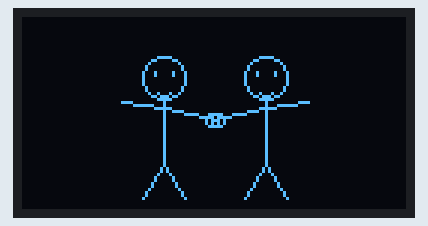
A sketch run on a simulated Arduino Uno, built with avr-gcc and run on an emulated ATmega328P. On the bench: 128×64 one-colour display.

Above: at 1.7 s.
At 2.49 s:
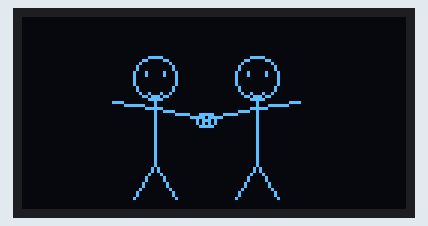
At 3.4 s:
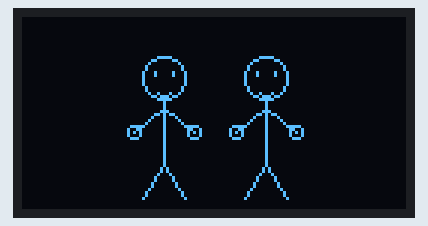
At 5.12 s:
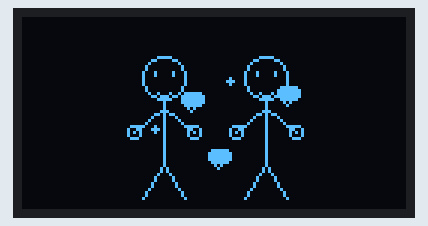
At 5.54 s:
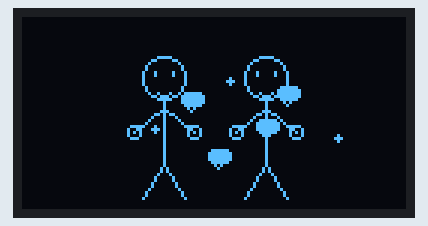
At 5.9 s:
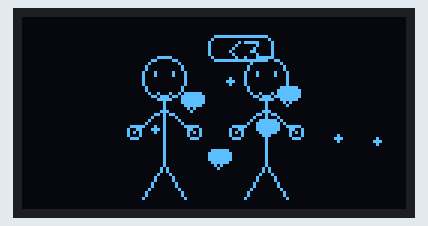

Measured:
- by itself, everything shown: repeats every 8.0 s, in 35 steps
- what the display in image 0 shows lasts 0.7 s, from 1.6 s to 2.3 s
- what the display in image 5 shows lasts 2.2 s, from 5.9 s to 8.1 s

The sketch:

MiniOledAnimation-Freinds.ino
```cpp
#include <Wire.h>
#include <Adafruit_GFX.h>
#include <Adafruit_SSD1306.h>

#define SCREEN_WIDTH 128
#define SCREEN_HEIGHT 64
#define OLED_RESET    -1
#define SCREEN_ADDRESS 0x3C

Adafruit_SSD1306 display(SCREEN_WIDTH, SCREEN_HEIGHT, &Wire, OLED_RESET);

// Draw a detailed stick figure at (x, y)
void drawStickGuy(int x, int y, int legStep, int mouthType, bool leftHandShake, bool rightHandShake, bool hugMode, bool happyEyes) {
  // Head
  display.drawCircle(x, y, 7, SSD1306_WHITE);

  // Eyes
  display.drawPixel(x-3, y-2, SSD1306_WHITE);
  display.drawPixel(x+3, y-2, SSD1306_WHITE);
  if (happyEyes) {
    display.drawPixel(x-3, y-1, SSD1306_WHITE);
    display.drawPixel(x+3, y-1, SSD1306_WHITE);
  }

  // Mouth (smile/frown/neutral) - fix: use drawPixel and drawLine
  if (mouthType == 1) { // Smile
    display.drawPixel(x-2, y+5, SSD1306_WHITE);
    display.drawPixel(x-1, y+6, SSD1306_WHITE);
    display.drawPixel(x,   y+6, SSD1306_WHITE);
    display.drawPixel(x+1, y+6, SSD1306_WHITE);
    display.drawPixel(x+2, y+5, SSD1306_WHITE);
  } else if (mouthType == -1) { // Frown
    display.drawPixel(x-2, y+7, SSD1306_WHITE);
    display.drawPixel(x-1, y+6, SSD1306_WHITE);
    display.drawPixel(x,   y+6, SSD1306_WHITE);
    display.drawPixel(x+1, y+6, SSD1306_WHITE);
    display.drawPixel(x+2, y+7, SSD1306_WHITE);
  } else { // Neutral
    display.drawLine(x-2, y+6, x+2, y+6, SSD1306_WHITE);
  }

  // Body
  display.drawLine(x, y+7, x, y+29, SSD1306_WHITE);

  // Legs (walk animation)
  int legY = y+29;
  display.drawLine(x, legY, x-7+legStep*3, legY+11, SSD1306_WHITE);
  display.drawLine(x, legY, x+7-legStep*3, legY+11, SSD1306_WHITE);

  // Arms
  if (hugMode)
    display.drawLine(x, y+10, x-10, y+18, SSD1306_WHITE);
  else if (leftHandShake)
    display.drawLine(x, y+10, x-18, y+14, SSD1306_WHITE);
  else
    display.drawLine(x, y+10, x-14, y+8, SSD1306_WHITE);

  if (hugMode)
    display.drawLine(x, y+10, x+10, y+18, SSD1306_WHITE);
  else if (rightHandShake)
    display.drawLine(x, y+10, x+18, y+14, SSD1306_WHITE);
  else
    display.drawLine(x, y+10, x+14, y+8, SSD1306_WHITE);

  // Hand/finger detail
  if (leftHandShake)
    display.drawCircle(x-18, y+14, 2, SSD1306_WHITE);
  if (rightHandShake)
    display.drawCircle(x+18, y+14, 2, SSD1306_WHITE);
  if (hugMode) {
    display.drawCircle(x-10, y+18, 2, SSD1306_WHITE);
    display.drawCircle(x+10, y+18, 2, SSD1306_WHITE);
  }
}

void drawSmallHeart(int x, int y) {
  display.fillCircle(x-1, y, 2, SSD1306_WHITE);
  display.fillCircle(x+2, y, 2, SSD1306_WHITE);
  display.drawTriangle(x-3, y, x+4, y, x, y+4, SSD1306_WHITE);
}

void drawSmallStar(int x, int y) {
  display.drawPixel(x, y, SSD1306_WHITE);
  display.drawLine(x-1, y, x+1, y, SSD1306_WHITE);
  display.drawLine(x, y-1, x, y+1, SSD1306_WHITE);
}

void setup() {
  Serial.begin(115200);
  if(!display.begin(SSD1306_SWITCHCAPVCC, SCREEN_ADDRESS)) {
    Serial.println(F("SSD1306 allocation failed"));
    for(;;);
  }
  display.clearDisplay();
}

void loop() {
  int leftX = 30;
  int rightX = 98;
  int y = 20;

  // Step 1: Walking towards each other
  for (int step = 0; step <= 17; step += 1) {
    display.clearDisplay();
    drawStickGuy(leftX + step, y, (step % 4 == 0) ? 1 : ((step % 4 == 2) ? -1 : 0), 0, false, false, false, false);
    drawStickGuy(rightX - step, y, (step % 4 == 0) ? -1 : ((step % 4 == 2) ? 1 : 0), 0, false, false, false, false);
    display.display();
    delay(48);
  }
  delay(150);

  // Step 2: Smile and handshake arms
  for (int t = 0; t < 5; t++) {
    display.clearDisplay();
    drawStickGuy(leftX + 17, y, 0, 1, false, true, false, true);
    drawStickGuy(rightX - 17, y, 0, 1, true, false, false, true);
    display.display();
    delay(56);
  }
  delay(230);

  // Step 3: Handshake (wiggle arms, smiling faces)
  for (int i = 0; i < 7; i++) {
    int wiggle = (i % 2 == 0) ? 3 : -3;
    display.clearDisplay();
    drawStickGuy(leftX + 17 + wiggle, y, 0, 1, false, true, false, true);
    drawStickGuy(rightX - 17 + wiggle, y, 0, 1, true, false, false, true);
    display.display();
    delay(100);
  }
  delay(120);

  // Step 4: Hug (wrapping arms, happy eyes)
  for (int t = 0; t < 7; t++) {
    display.clearDisplay();
    drawStickGuy(leftX + 17, y, 0, 1, false, false, true, true);
    drawStickGuy(rightX - 17, y, 0, 1, false, false, true, true);
    display.display();
    delay(60);
  }
  delay(320);

  // Step 5: Stars and hearts, speech bubble
  for (int starFrame = 0; starFrame < 21; starFrame++) {
    display.clearDisplay();
    drawStickGuy(leftX + 17, y, 0, 1, false, false, true, true);
    drawStickGuy(rightX - 17, y, 0, 1, false, false, true, true);

    if (starFrame > 2) drawSmallStar(44, 37);
    if (starFrame > 4) drawSmallHeart(56, 27);
    if (starFrame > 5) drawSmallStar(69, 21);
    if (starFrame > 8) drawSmallHeart(81, 36);
    if (starFrame > 6) drawSmallHeart(88, 25);
    if (starFrame > 10) drawSmallStar(105, 40);
    if (starFrame > 6) drawSmallHeart(65, 46);
    if (starFrame > 14) drawSmallStar(118, 41);

    // Speech bubble "<3"
    if (starFrame > 12) {
      display.drawRoundRect(62, 6, 22, 9, 3, SSD1306_WHITE);
      display.setTextSize(1);
      display.setCursor(68, 8);
      display.print("<3");
    }

    display.display();
    delay(70);
  }

  // Step 6: Pause, loop again
  delay(1600);
}
```
